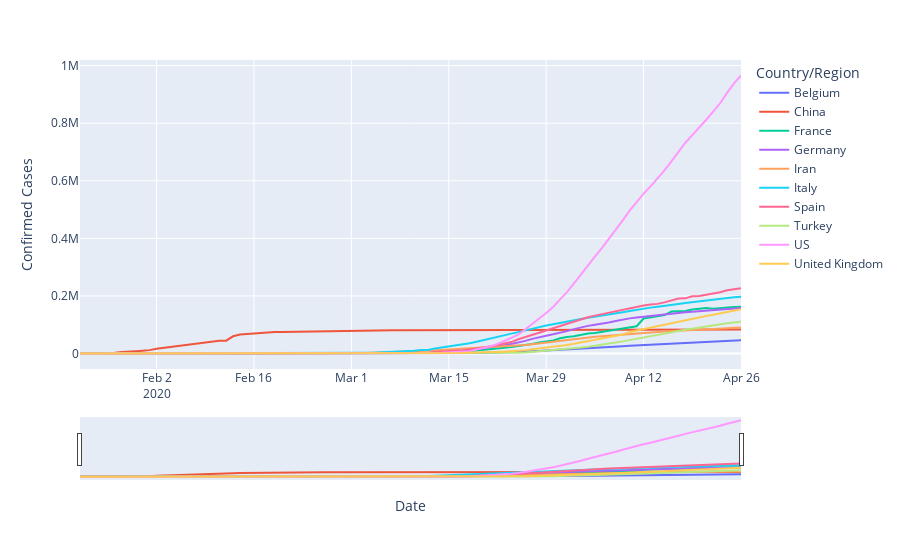

Write notebook code for a chart like this one.
### Code cell
# top 10 countries
top_affected_countries=df.sort_values(df.columns[-1],ascending=False)['Country/Region'].iloc[:10].values

df=df[df.columns.difference(['Lat','Long'])].groupby(['Country/Region']).sum().reset_index()
confirmed_df=pd.melt(df[df['Country/Region'].isin(top_affected_countries)],id_vars=["Country/Region"], var_name="Date", value_name="Confirmed Cases")
confirmed_df['Date']=pd.to_datetime(confirmed_df['Date'])
confirmed_df.sort_values('Date',inplace=True)
# confirmed_df['Country+Province']=confirmed_df["Country/Region"] + (confirmed_df["Province/State"].map(lambda x: '' if pd.isna(x) else ' ['+x+']'))

fig=px.line(confirmed_df, color='Country/Region', x='Date',y='Confirmed Cases')

fig.update_xaxes(rangeslider_visible=True)
fig.show()
